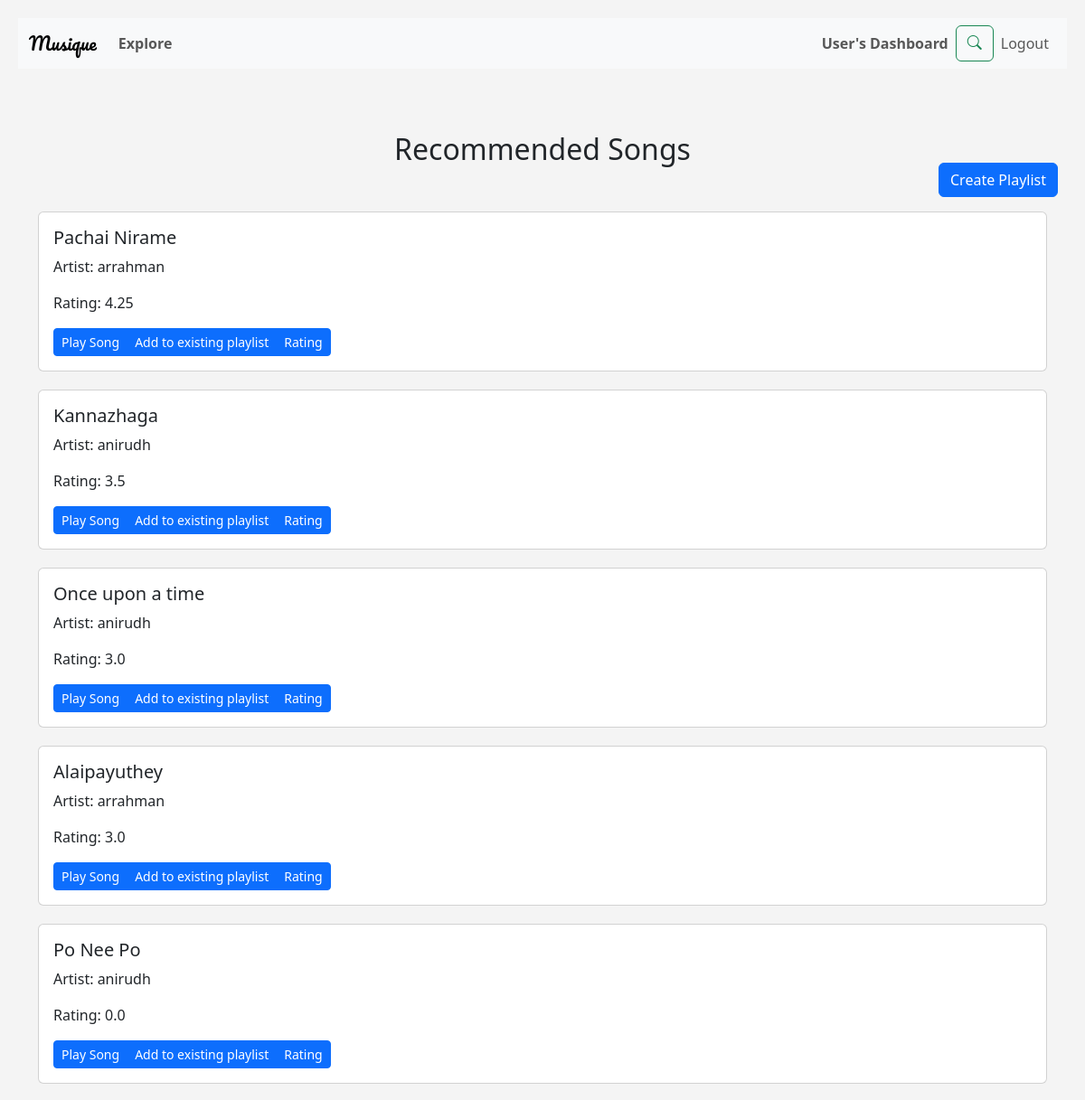
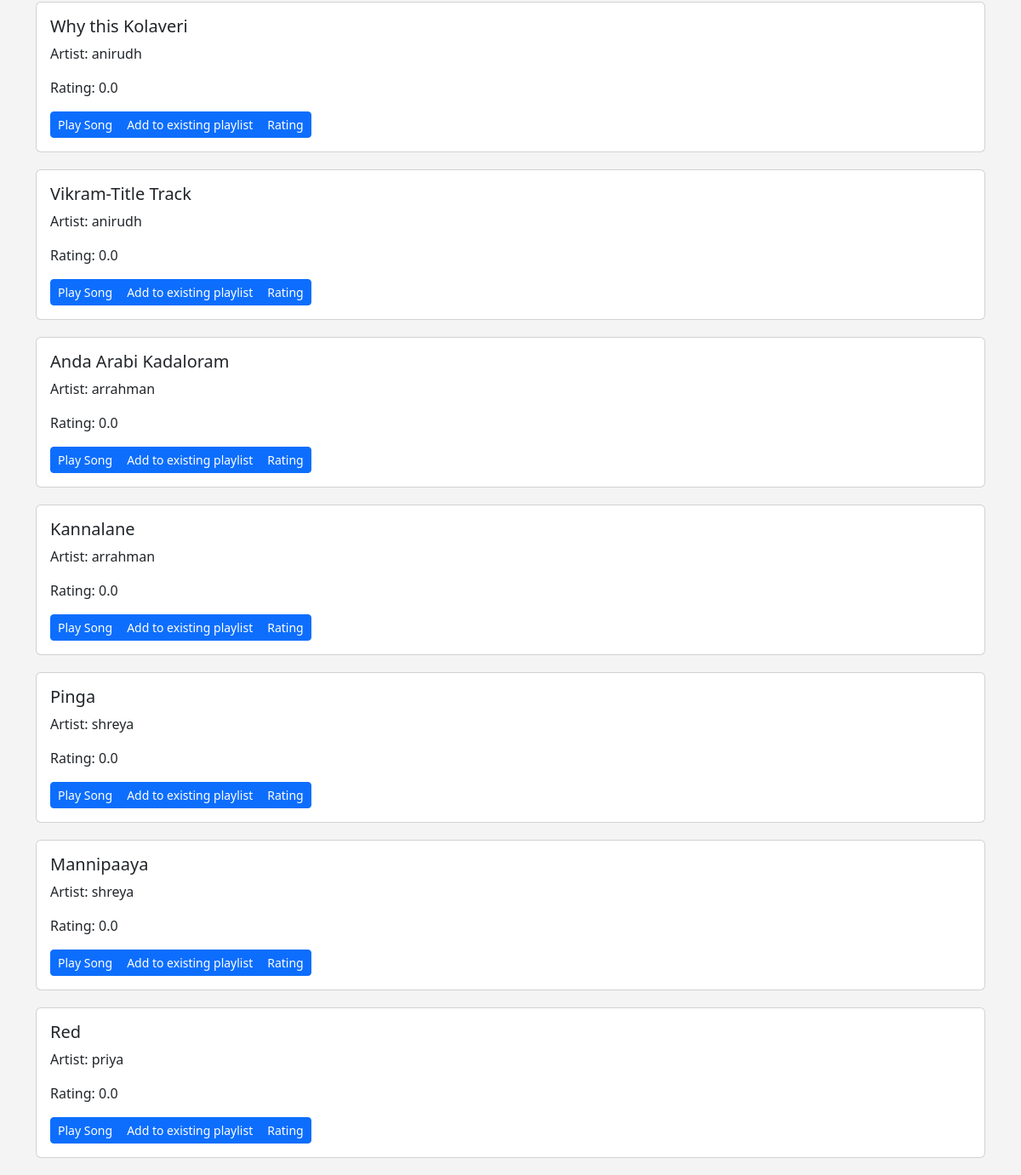
Page /explore (signed in) on the committed database (2 pictures, top to bottom).
### website/models.py (models this page shows)
class Song(db.Model):
    Songid = db.Column(db.Integer, primary_key=True, autoincrement=True)
    Song_name = db.Column(db.String, nullable=False)
    Song_Lyrics = db.Column(db.String, nullable=False)
    Song_Artist = db.Column(db.String, nullable=False)
    Song_genre = db.Column(db.String, nullable=False)
    Song_rating = db.Column(db.Float, default=0)  # Change to Float for more precise average
    creator_id = db.Column(db.Integer, db.ForeignKey('user.id'))
    album_id = db.Column(db.Integer, db.ForeignKey('album.album_id'))
    flag = db.Column(db.String, default='green')
    playlist_id = db.Column(db.Integer, db.ForeignKey('playlist.id'))
    ratings = db.relationship('Rating', backref='song', lazy=True)

### website/auth.py (the view)
@auth.route('/explore')
@login_required
def explore():
    all_albums=Album.query.all()
    all_users=User.query.all()
    playlist_names = Playlist.query.with_entities(Playlist.id, Playlist.name).filter_by(user_id=current_user.id).all()
    result = (
    db.session.query(Song)
    .join(Album, Song.album_id == Album.album_id)
    .join(User, Song.Song_Artist == User.username)
    .filter(Song.flag == 'green', Album.flag == 'green', User.permission == 'whitelist')
    .all()
)
    recommended_songs_data = sorted(result, key=lambda x: x.Song_rating, reverse=True)
    return render_template("explore.html", playlist_names=playlist_names, recommended_songs=recommended_songs_data, )

### website/__init__.py (called while the page is built)
def create_app():
    app = Flask(__name__, static_url_path='/static', static_folder='static')
    app.config['SECRET_KEY'] = 'hjshjhdjah kjshkjdhjs'
    app.config['SQLALCHEMY_DATABASE_URI'] = f'sqlite:///{DB_NAME}'
    db.init_app(app)
    from .auth import auth
    from .models import User, Song, Album, Playlist
    app.register_blueprint(auth, url_prefix='/')
    with app.app_context():
        db.create_all()
    login_manager.login_view = 'auth.login'
    login_manager.init_app(app)
    @login_manager.user_loader
    def load_user(id):
        return User.query.get(int(id))
    return app

### website/templates/explore.html (shortened to what this page needs)
<!DOCTYPE html>
<html lang="en">
<head>
    <link href="https://cdn.jsdelivr.net/npm/bootstrap@5.3.0/dist/css/bootstrap.min.css" rel="stylesheet">
    <link rel="stylesheet" href="https://cdn.jsdelivr.net/npm/bootstrap-icons@1.10.0/font/bootstrap-icons.css">
</head>
<body>
    <nav class="navbar navbar-expand-lg navbar-light bg-light">
        <div class="container-fluid">
            <a class="navbar-brand">Musique</a>
            <div class="collapse navbar-collapse" id="navbarNav">
                <ul class="navbar-nav">
                    <li class="nav-item">
                        <a class="nav-link btn btn-outline-primary" href="{{ url_for('auth.explore') }}"><b>Explore</b></a>
                    </li>
                </ul>
                <ul class="navbar-nav ms-auto">
                    <li class="nav-item">
                        <a class="nav-link btn btn-outline-primary" href="{{ url_for('auth.user_dashboard') }}"><b>User's Dashboard</b></a>
                    </li>
                    <a class="btn btn-outline-success me-0" href="{{ url_for('auth.search') }}">
                        <i class="bi bi-search"></i>
                    </a>
                    <li class="nav-item">
                        <a class="nav-link btn btn-outline-primary" href="{{ url_for('auth.welcome') }}"><b></b>Logout</b></a>
                    </li>
                </ul>
            </div>
        </div>
    </nav>
<div class="container" style="margin-top: 70px;">
    <h2 class="text-center" style="margin-bottom: 50px;">Recommended Songs</h2>
    <button type="button" class="btn btn-primary" style="position: absolute; top: 180px; right: 30px;" data-bs-toggle="modal" data-bs-target="#createPlaylistModal">
        Create Playlist
    </button>
        {% for song in recommended_songs %}
            {% if song.flag == 'green' %}
                    <div class="card">
                        <div class="card-body">
                            <h5 class="card-title">{{ song.Song_name }}</h5>
                            <p class="card-text">Artist: {{ song.Song_Artist }}</p>
                            <p class="card-text">Rating: {{song.Song_rating}}
                            </p>
                            <div class="btn-group btn-group-sm" role="group" aria-label="Button group">
                                <button type="button" class="btn btn-primary" data-bs-toggle="modal" data-bs-target="#songModal{{ loop.index }}">
                                    Play Song
                                </button>
                                <button type="button" class="btn btn-primary"
                                    {% if playlist_names %}
                                        data-bs-toggle="modal" data-bs-target="#existingplayModal{{ loop.index }}"
                                    {% else %}
                                        onclick="alert('No playlists, create one now!');"
                                    {% endif %}
                                >
                                    Add to existing playlist
                                </button>
                                <button type="button" class="btn btn-primary" data-bs-toggle="modal" data-bs-target="#ratingModal{{ loop.index }}">
                                    Rating
                                </button>
                            </div>
                            </div>
                            </div>
                {% endif %}
        {% endfor %}
</body>
</html>

### website/templates/explore.html (style rules this page uses)
.navbar-brand { font-family: 'Pacifico', cursive !important; }
body { font-family: 'Segoe UI', Tahoma, Geneva, Verdana, sans-serif; margin: 20px; background-color: #f4f4f4; }
.card { margin-bottom: 20px; }

### rows in the picture
Song: Song_name "Pachai Nirame", Song_Artist "arrahman", Song_rating "4.25"
Song: Song_name "Kannazhaga", Song_Artist "anirudh", Song_rating "3.5"
Song: Song_name "Once upon a time", Song_Artist "anirudh", Song_rating "3.0"
Song: Song_name "Alaipayuthey", Song_Artist "arrahman", Song_rating "3.0"
Song: Song_name "Po Nee Po", Song_Artist "anirudh", Song_rating "0.0"
Song: Song_name "Why this Kolaveri", Song_Artist "anirudh", Song_rating "0.0"
Song: Song_name "Vikram-Title Track", Song_Artist "anirudh", Song_rating "0.0"
Song: Song_name "Anda Arabi Kadaloram", Song_Artist "arrahman", Song_rating "0.0"
Song: Song_name "Kannalane", Song_Artist "arrahman", Song_rating "0.0"
Song: Song_name "Pinga", Song_Artist "shreya", Song_rating "0.0"
Song: Song_name "Mannipaaya", Song_Artist "shreya", Song_rating "0.0"
Song: Song_name "Red", Song_Artist "priya", Song_rating "0.0"
